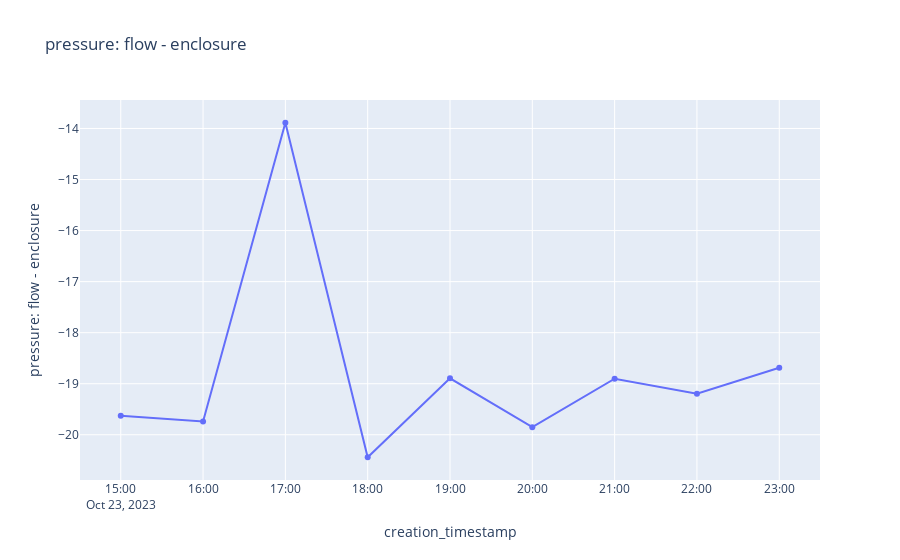

Here is the notebook cell this chart was saved with:
### Code cell
# Pressure Delta

col_name = "pressure: flow - enclosure"

df_temp = df_a.with_columns((pl.col("bme280_pressure") - pl.col("enclosure_bme280_pressure")).alias(col_name)) \
.select("creation_timestamp","system_name",col_name).collect()

import plotly.express as px

fig = px.line(df_temp, x="creation_timestamp", y=col_name, markers=True, title = col_name)
fig.show()

### Figure 1 — Plotly figure (JSON) as saved in the notebook; plotly's stock layout.template omitted (floating-point values rounded to 4 significant figures)
{"data": [{"hovertemplate": "creation_timestamp=%{x}<br>pressure: flow - enclosure=%{y}<extra></extra>", "legendgroup": "", "line": {"color": "#636efa", "dash": "solid"}, "marker": {"symbol": "circle"}, "mode": "markers+lines", "name": "", "orientation": "v", "showlegend": false, "type": "scatter", "x": ["2023-10-23T15:00:00+00:00", "2023-10-23T16:00:00+00:00", "2023-10-23T17:00:00+00:00", "2023-10-23T18:00:00+00:00", "2023-10-23T19:00:00+00:00", "2023-10-23T20:00:00+00:00", "2023-10-23T21:00:00+00:00", "2023-10-23T22:00:00+00:00", "2023-10-23T23:00:00+00:00"], "xaxis": "x", "y": [-19.63, -19.74, -13.89, -20.44, -18.89, -19.85, -18.9, -19.2, -18.69], "yaxis": "y"}], "layout": {"legend": {"tracegroupgap": 0}, "title": {"text": "pressure: flow - enclosure"}, "xaxis": {"anchor": "y", "domain": [0, 1], "title": {"text": "creation_timestamp"}}, "yaxis": {"anchor": "x", "domain": [0, 1], "title": {"text": "pressure: flow - enclosure"}}}}
